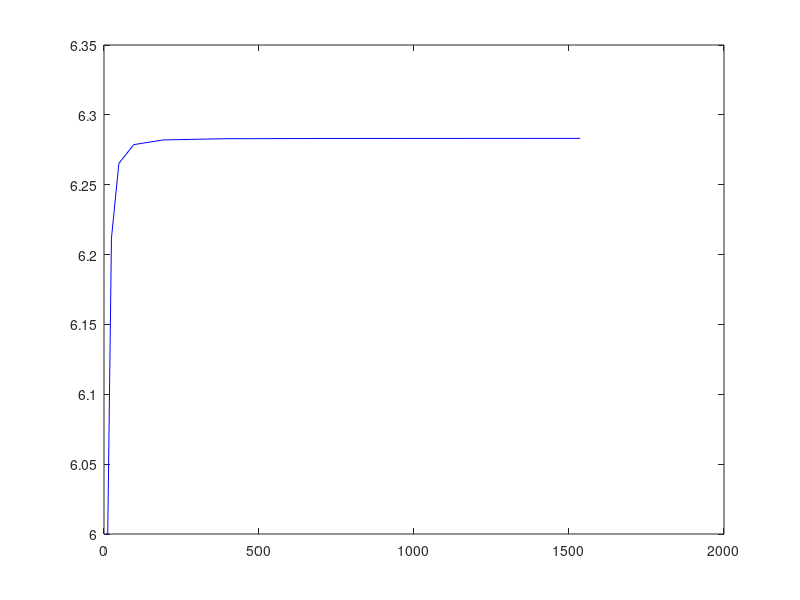

Source code (MATLAB):
% Aufg 3a
%% a
% Für Grosse n erhöht sich das Resultat massiv, da die Maschinenzahl
% zeitweise zu klein ist, weshalb die Division s_n^2 / 4 ein riesiges
% Resultat ergibt.

s2_a = @(s) sqrt(2-2*sqrt(1-(s^2/4)));
n = 6;
max_n = 1000;
s_a = 1;
a = s_a*n;

while n(end) < max_n
   a(end+1) = s_a(end)*n(end);
   s_a(end+1) = s2_a(s_a(end));
   n(end+1) = n(end)*2;
end

plot(n, a, 'r');

% Aufg 3b
%% b
% Durch Umstellung der Berechnung heben sich die Effekte vor
% der Berechnung der Wurzel auf, und die Zahlen bleiben durchwegs im
% anzeigbaren Bereich, wodurch die Berechnungen weiterhin funktionieren bis
% zur maximalen Genauigkeit von Pi die darstellbar ist.

s2_b = @(s) sqrt(s^2./(2*(1+sqrt(1-(s^2/4)))));
n = 6;
max_n = 1000;
s_b = 1;
b = s_b*n;

while n(end) < max_n
   b(end+1) = s_b(end)*n(end);
   s_b(end+1) = s2_b(s_b(end));
   n(end+1) = n(end)*2;
end

plot(n, b, 'b');